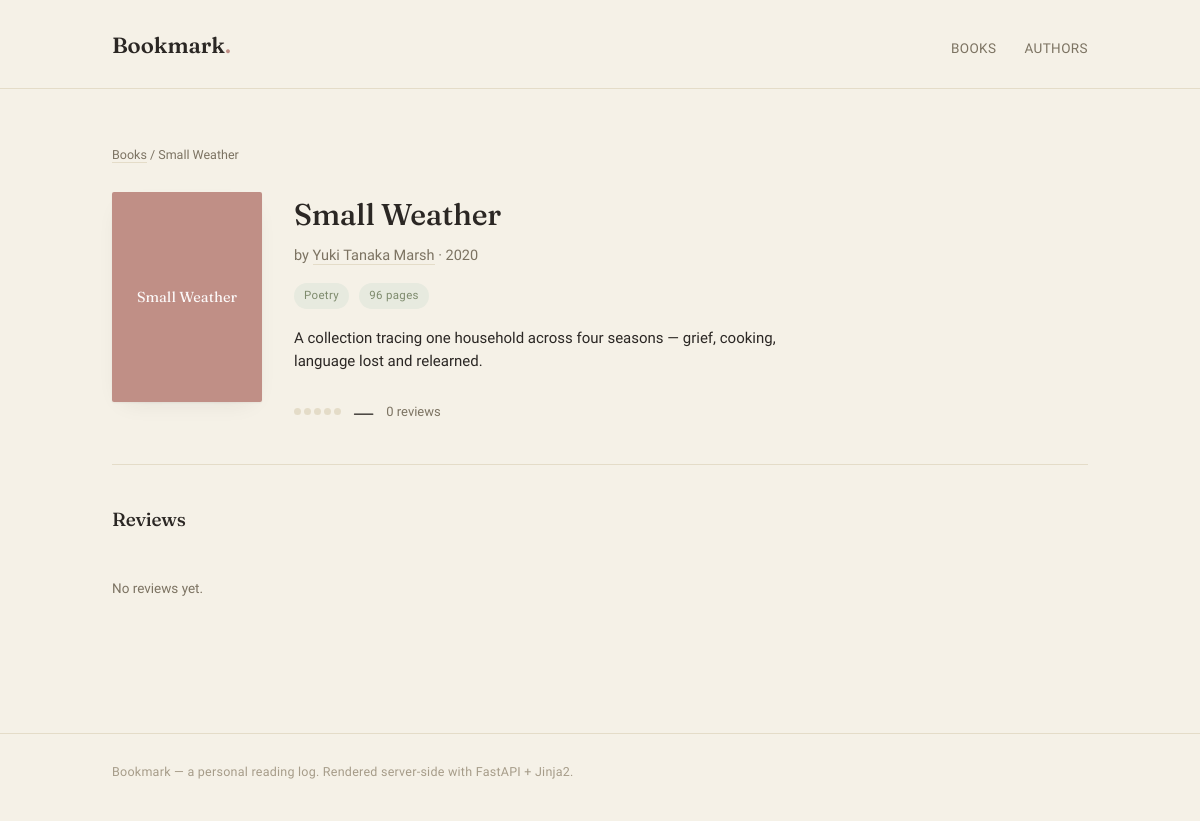
/books/4, run on an earlier commit of the app's database.
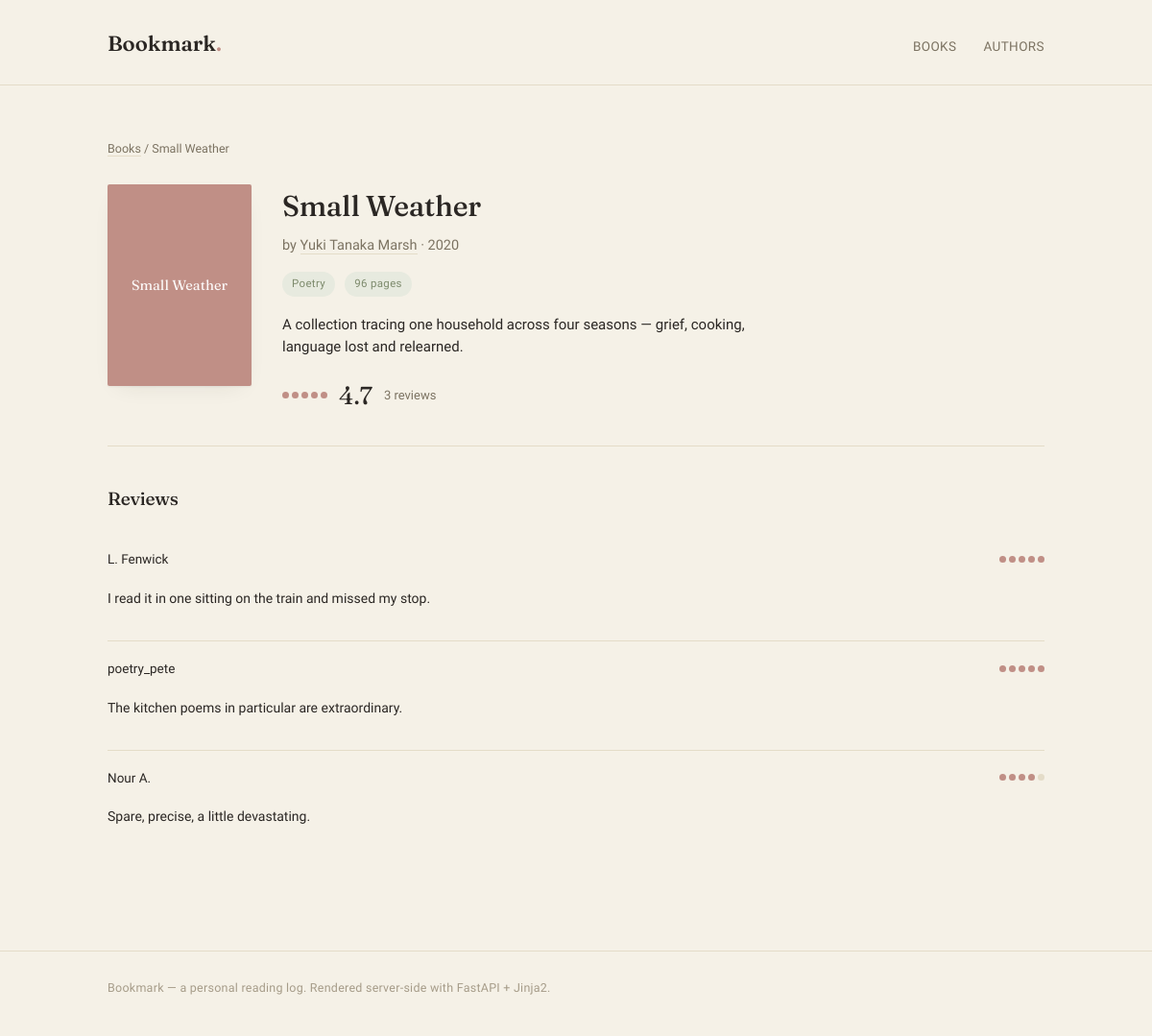
And on a later commit of the database.
### models.py (models this page shows)
class Review(Base):
    __tablename__ = 'reviews'
    id: Mapped[int] = mapped_column(primary_key=True, index=True)
    reviewer: Mapped[str] = mapped_column(String(100), nullable=False)
    rating: Mapped[int] = mapped_column(Integer, nullable=False)
    comment: Mapped[str | None] = mapped_column(Text, nullable=True)
    book_id: Mapped[int] = mapped_column(ForeignKey("books.id"), nullable=False)
    book: Mapped["Book"] = relationship(back_populates="reviews")

### main.py (the view)
@app.get("/books/{book_id}", include_in_schema=False)
def get_book(request: Request, book_id: int, db: Annotated[Session, Depends(get_db)]):
    result = db.execute(
        select(models.Book).where(models.Book.id == book_id)
    )
    book = result.scalars().first()
    if not book:
        raise HTTPException(status_code=status.HTTP_404_NOT_FOUND, detail="Book not found.")
    return templates.TemplateResponse(
        request,
        "book.html",
        {"book": book, "author": book.author}
    )

### templates/book.html (shortened to what this page needs)
{% extends "base.html" %}
{% block content %}
{% set genre_tone = {
  'Fiction': 'sage',
  'Historical Fiction': 'ochre',
  'Poetry': 'rose',
  'Essays': 'rose',
  'Nonfiction': 'slate',
  'Fantasy': 'plum'
} %}
{% set review_count = book.reviews|length %}
{% set avg = (book.reviews | sum(attribute='rating') / review_count) if review_count > 0 else None %}
{% set rounded = avg|round(0, 'common')|int if avg else 0 %}
<div class="wrap">
  <div class="breadcrumb"><a href="{{ url_for('home') }}">Books</a> / {{ book.title }}</div>
  <div class="detail-head">
    <div class="cover-block tone-{{ genre_tone.get(book.genre, 'sage') }}">
      <span class="cover-title">{{ book.title }}</span>
    </div>
    <div>
      <h1>{{ book.title }}</h1>
      <div class="by-line">
        by
        {% if author %}
          <a href="/authors/{{ author.id }}">{{ author.name }}</a>
        {% else %}
          Unknown
        {% endif %}
        · {{ book.year }}
      </div>
      <div class="tags-row">
        <span class="pill">{{ book.genre }}</span>
        <span class="pill">{{ book.pages }} pages</span>
      </div>
      <p class="desc">{{ book.description }}</p>
      <div class="rating-summary">
        <span class="dots">
          {% for i in range(1, 6) %}
            <span class="dot {{ 'filled' if i <= rounded else '' }}"></span>
          {% endfor %}
        </span>
        <span class="big-num">{{ "%.1f"|format(avg) if avg else "—" }}</span>
        <span style="color:var(--taupe); font-size:13px;">
          {{ review_count }} review{{ "" if review_count == 1 else "s" }}
        </span>
      </div>
    </div>
  </div>
  <div class="reviews">
    <h2>Reviews</h2>
    {% if book.reviews %}
      {% for r in book.reviews %}
        <div class="review">
          <div class="review-top">
            <span class="reviewer">{{ r.reviewer }}</span>
            <span class="dots">
              {% for i in range(1, 6) %}
                <span class="dot {{ 'filled' if i <= r.rating else '' }}"></span>
              {% endfor %}
            </span>
          </div>
          <p class="comment">{{ r.comment }}</p>
        </div>
      {% endfor %}
    {% else %}
      <p class="empty-state">No reviews yet.</p>
    {% endif %}
  </div>
</div>
{% endblock %}

What changed in the data, as far as the page shows it:
added Review: rating 5 (drawn), reviewer "L. Fenwick", comment "I read it in one sitting on the train and missed my stop."
added Review: reviewer "poetry_pete", rating 5 (drawn), comment "The kitchen poems in particular are extraordinary."
added Review: reviewer "Nour A.", rating 4 (drawn), comment "Spare, precise, a little devastating."
Also different on the page:
{{ "%.1f"|format(avg) if avg else "—" }}: "—" → "4.7"
{{ review_count }}: "0" → "3"
text no longer shown: "No reviews yet."
